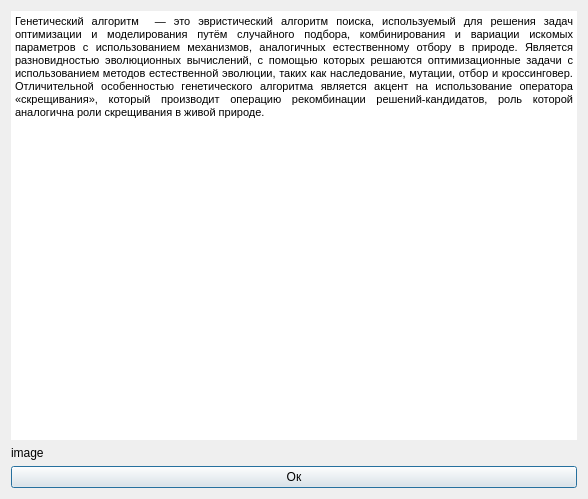
<?xml version="1.0" encoding="UTF-8"?>
<ui version="4.0">
 <class>DialogByGeneticAlgorithm</class>
 <widget class="QDialog" name="DialogByGeneticAlgorithm">
  <property name="geometry">
   <rect>
    <x>0</x>
    <y>0</y>
    <width>588</width>
    <height>499</height>
   </rect>
  </property>
  <property name="windowTitle">
   <string>Справка генетический алгоритм</string>
  </property>
  <property name="windowIcon">
   <iconset resource="E:/C++/TaskTravelingSalesman/res/iconmainwindow.qrc">
    <normaloff>:/iconHelp.PNG</normaloff>:/iconHelp.PNG</iconset>
  </property>
  <layout class="QVBoxLayout" name="verticalLayout_2">
   <item>
    <layout class="QVBoxLayout" name="verticalLayout">
     <item>
      <widget class="QTextEdit" name="textEdit">
       <property name="frameShape">
        <enum>QFrame::NoFrame</enum>
       </property>
       <property name="readOnly">
        <bool>true</bool>
       </property>
       <property name="html">
        <string>&lt;!DOCTYPE HTML PUBLIC &quot;-//W3C//DTD HTML 4.0//EN&quot; &quot;http://www.w3.org/TR/REC-html40/strict.dtd&quot;&gt;
&lt;html&gt;&lt;head&gt;&lt;meta name=&quot;qrichtext&quot; content=&quot;1&quot; /&gt;&lt;style type=&quot;text/css&quot;&gt;
p, li { white-space: pre-wrap; }
&lt;/style&gt;&lt;/head&gt;&lt;body style=&quot; font-family:'MS Shell Dlg 2'; font-size:8.25pt; font-weight:400; font-style:normal;&quot;&gt;
&lt;p align=&quot;justify&quot; style=&quot; margin-top:0px; margin-bottom:0px; margin-left:0px; margin-right:0px; -qt-block-indent:0; text-indent:0px;&quot;&gt;&lt;span style=&quot; font-size:8pt;&quot;&gt;Генетический алгоритм  — это эвристический алгоритм поиска, используемый для решения задач оптимизации и моделирования путём случайного подбора, комбинирования и вариации искомых параметров с использованием механизмов, аналогичных естественному отбору в природе. Является разновидностью эволюционных вычислений, с помощью которых решаются оптимизационные задачи с использованием методов естественной эволюции, таких как наследование, мутации, отбор и кроссинговер. Отличительной особенностью генетического алгоритма является акцент на использование оператора «скрещивания», который производит операцию рекомбинации решений-кандидатов, роль которой аналогична роли скрещивания в живой природе.&lt;/span&gt;&lt;/p&gt;&lt;/body&gt;&lt;/html&gt;</string>
       </property>
      </widget>
     </item>
    </layout>
   </item>
   <item>
    <widget class="QLabel" name="image">
     <property name="text">
      <string>image</string>
     </property>
    </widget>
   </item>
   <item>
    <widget class="QPushButton" name="b_ok">
     <property name="text">
      <string>Ок</string>
     </property>
    </widget>
   </item>
  </layout>
 </widget>
 <resources>
  <include location="E:/C++/TaskTravelingSalesman/res/iconmainwindow.qrc"/>
 </resources>
 <connections>
  <connection>
   <sender>b_ok</sender>
   <signal>clicked()</signal>
   <receiver>DialogByGeneticAlgorithm</receiver>
   <slot>reject()</slot>
   <hints>
    <hint type="sourcelabel">
     <x>293</x>
     <y>479</y>
    </hint>
    <hint type="destinationlabel">
     <x>293</x>
     <y>249</y>
    </hint>
   </hints>
  </connection>
 </connections>
</ui>
